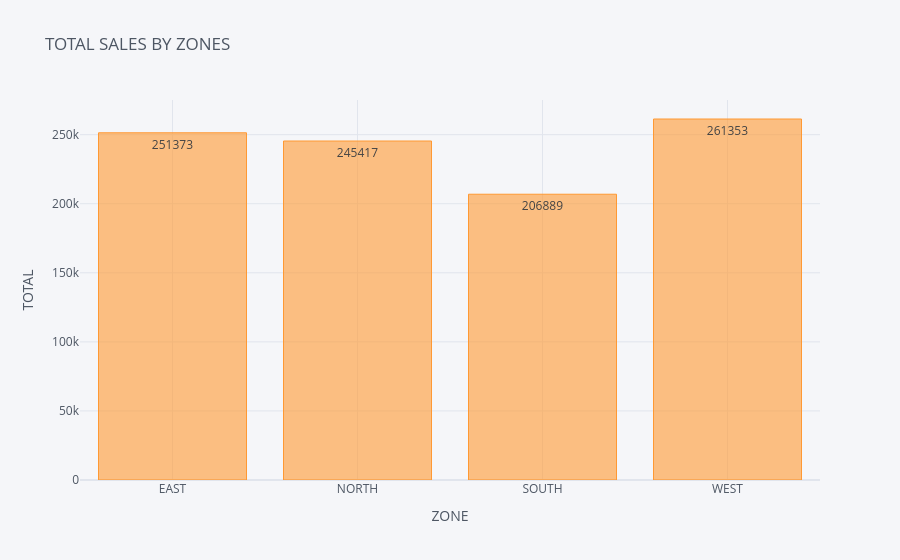

The notebook cell this image was saved under:
### Code cell
#Original Cufflinks approach
a.iplot(kind="bar",x="ZONE",y="TOTAL",text="TOTAL",
       title="TOTAL SALES BY ZONES",
       yaxis_title="TOTAL",xaxis_title="ZONE")

### Figure 1 — Plotly figure (JSON) as saved in the notebook; plotly's stock layout.template omitted (floating-point values rounded to 4 significant figures)
{"data": [{"marker": {"color": "rgba(255, 153, 51, 0.6)", "line": {"color": "rgba(255, 153, 51, 1.0)", "width": 1}}, "name": "TOTAL", "orientation": "v", "text": [251373, 245417, 206889, 261353], "type": "bar", "x": ["EAST", "NORTH", "SOUTH", "WEST"], "y": [251373, 245417, 206889, 261353]}], "layout": {"autosize": true, "legend": {"bgcolor": "#F5F6F9", "font": {"color": "#4D5663"}}, "paper_bgcolor": "#F5F6F9", "plot_bgcolor": "#F5F6F9", "title": {"font": {"color": "#4D5663"}, "text": "TOTAL SALES BY ZONES"}, "xaxis": {"autorange": true, "gridcolor": "#E1E5ED", "range": [-0.5, 3.5], "showgrid": true, "tickfont": {"color": "#4D5663"}, "title": {"font": {"color": "#4D5663"}, "text": "ZONE"}, "type": "category", "zerolinecolor": "#E1E5ED"}, "yaxis": {"autorange": true, "gridcolor": "#E1E5ED", "range": [0, 275100.0], "showgrid": true, "tickfont": {"color": "#4D5663"}, "title": {"font": {"color": "#4D5663"}, "text": "TOTAL"}, "type": "linear", "zerolinecolor": "#E1E5ED"}}}
